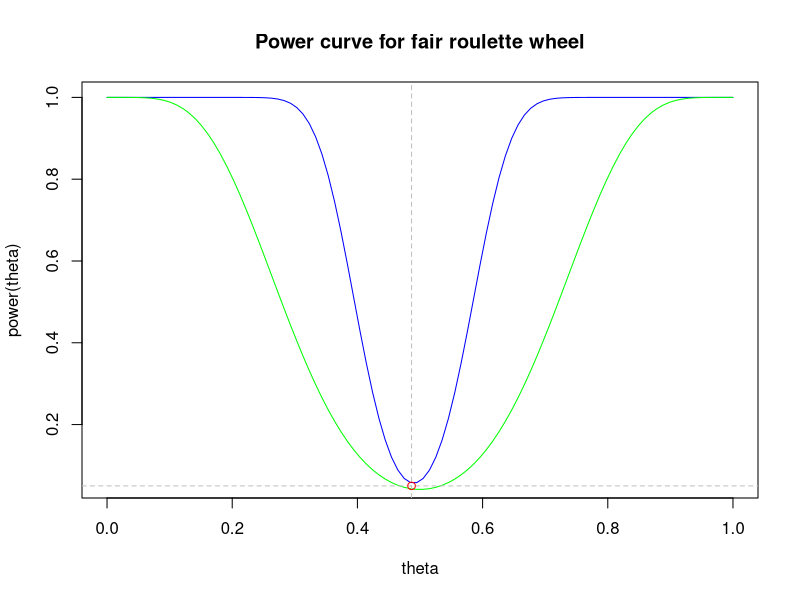
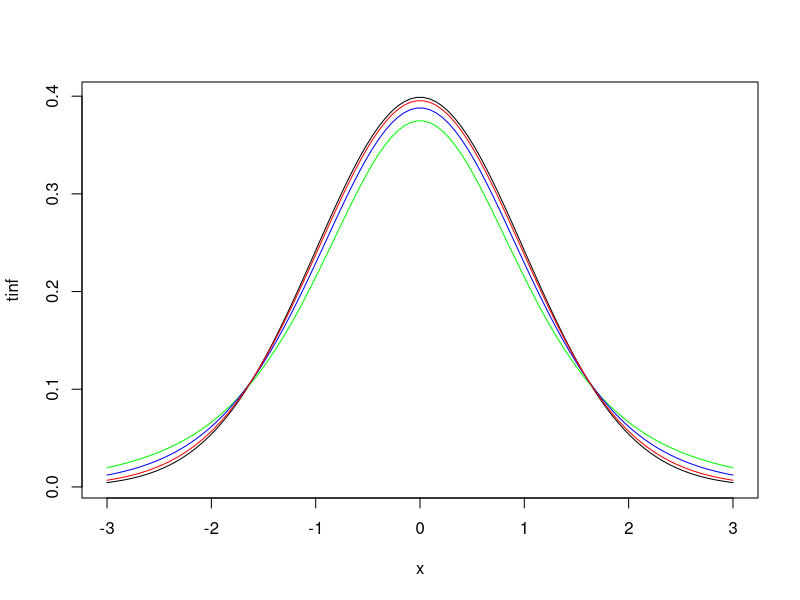

Reproduce these figures in R, in order.
## ---- chunk 1
cat("2.5 percentile of binomial(100,18/37) =",
    qbinom(0.025,100,18/37),
    "\n")
cat("97.5 percentile of binomial(100,18/37) =",
    qbinom(0.975,100,18/37),
    "\n")
## ---- chunk 2
theta <- seq(0,1,length.out=100)
power100 <- pbinom(qbinom(0.025,100,18/37),100,theta) +
  (1 - pbinom(qbinom(0.975,100,18/37),100,theta))
power10 <- pbinom(qbinom(0.025,20,18/37),20,theta) +
  (1 - pbinom(qbinom(0.975,20,18/37),20,theta))
plot(theta,power100,
    type="l",
    xlab="theta",
    ylab = "power(theta)",
    main = "Power curve for fair roulette wheel",
    col = "blue")
lines(theta,power10,col="green")
abline(v=18/37,lty=2,col="gray")
abline(h=0.05,lty=2,col="gray")
points(x=18/37,y=0.05,col="red")
## ---- chunk 3
theta <- seq(0,1,length.out=101)
cL <- qbinom(0.025,100,theta)
cH <- qbinom(0.975,100,theta)
thetaCI <- range(theta[cL < 40 & cH > 40])
cat(thetaCI[1]," to ",thetaCI[2],"\n")
## ---- chunk 4
x <- seq(-3,3,length.out = 100)
t5 <- dt(x,df=4)
t10 <- dt(x,df=9)
t30 <- dt(x,df=29)
tinf <- dnorm(x)
plot(x,tinf, type="l",col="black")
lines(x,t5,col="green")
lines(x,t10,col="blue")
lines(x,t30,col="red")
## ---- chunk 5
  cat("cL = 2.5 percentile of T_4 = ",
      qt(0.025,df=4),
      "\n")
  cat("cH = 97.5 percentile of T_4 = ",
      qt(0.975,df=4),
      "\n")
## ---- chunk 6
  cat("cL = 2.5 percentile of T_29 = ",
      qt(0.025,df=29),
      "\n")
  cat("cH = 97.5 percentile of T_29 = ",
      qt(0.975,df=29),
      "\n")
## ---- chunk 7
  cat("cL = 2.5 percentile of T_999 = ",
      qt(0.025,df=999),
      "\n")
  cat("cH = 97.5 percentile of T_999 = ",
      qt(0.975,df=999),
      "\n")
  cat("cL = 2.5 percentile of N(0,1) = ",
      qnorm(0.025),
      "\n")
  cat("cH = 97.5 percentile of N(0,1) = ",
      qnorm(0.975),
      "\n")
